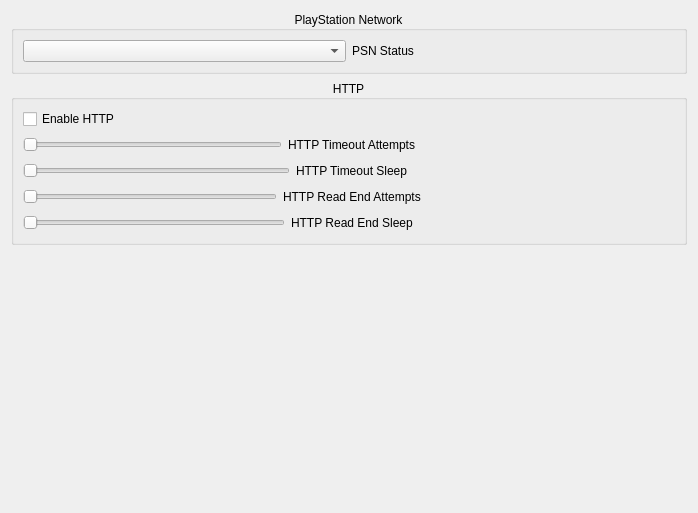
<?xml version="1.0" encoding="UTF-8"?>
<ui version="4.0">
 <class>NetworkSettingsWidget</class>
 <widget class="QWidget" name="NetworkSettingsWidget">
  <property name="geometry">
   <rect>
    <x>0</x>
    <y>0</y>
    <width>698</width>
    <height>513</height>
   </rect>
  </property>
  <property name="windowTitle">
   <string>Form</string>
  </property>
  <layout class="QVBoxLayout" name="verticalLayout_4">
   <item>
    <widget class="QGroupBox" name="groupBox">
     <property name="title">
      <string>PlayStation Network</string>
     </property>
     <property name="alignment">
      <set>Qt::AlignCenter</set>
     </property>
     <layout class="QVBoxLayout" name="verticalLayout">
      <item>
       <layout class="QHBoxLayout" name="horizontalLayout">
        <item>
         <widget class="QComboBox" name="comboBox"/>
        </item>
        <item>
         <widget class="QLabel" name="label">
          <property name="text">
           <string>PSN Status</string>
          </property>
         </widget>
        </item>
       </layout>
      </item>
     </layout>
    </widget>
   </item>
   <item>
    <widget class="QGroupBox" name="groupBox_2">
     <property name="title">
      <string>HTTP</string>
     </property>
     <property name="alignment">
      <set>Qt::AlignCenter</set>
     </property>
     <layout class="QVBoxLayout" name="verticalLayout_3">
      <item>
       <layout class="QVBoxLayout" name="verticalLayout_2">
        <item>
         <widget class="QCheckBox" name="checkBox">
          <property name="text">
           <string>Enable HTTP</string>
          </property>
         </widget>
        </item>
        <item>
         <layout class="QHBoxLayout" name="horizontalLayout_2">
          <item>
           <widget class="QSlider" name="horizontalSlider">
            <property name="orientation">
             <enum>Qt::Horizontal</enum>
            </property>
           </widget>
          </item>
          <item>
           <widget class="QLabel" name="label_2">
            <property name="text">
             <string>HTTP Timeout Attempts</string>
            </property>
           </widget>
          </item>
          <item>
           <spacer name="horizontalSpacer">
            <property name="orientation">
             <enum>Qt::Horizontal</enum>
            </property>
            <property name="sizeHint" stdset="0">
             <size>
              <width>40</width>
              <height>20</height>
             </size>
            </property>
           </spacer>
          </item>
         </layout>
        </item>
        <item>
         <layout class="QHBoxLayout" name="horizontalLayout_3">
          <item>
           <widget class="QSlider" name="horizontalSlider_2">
            <property name="orientation">
             <enum>Qt::Horizontal</enum>
            </property>
           </widget>
          </item>
          <item>
           <widget class="QLabel" name="label_3">
            <property name="text">
             <string>HTTP Timeout Sleep</string>
            </property>
           </widget>
          </item>
          <item>
           <spacer name="horizontalSpacer_2">
            <property name="orientation">
             <enum>Qt::Horizontal</enum>
            </property>
            <property name="sizeHint" stdset="0">
             <size>
              <width>40</width>
              <height>20</height>
             </size>
            </property>
           </spacer>
          </item>
         </layout>
        </item>
        <item>
         <layout class="QHBoxLayout" name="horizontalLayout_4">
          <item>
           <widget class="QSlider" name="horizontalSlider_3">
            <property name="orientation">
             <enum>Qt::Horizontal</enum>
            </property>
           </widget>
          </item>
          <item>
           <widget class="QLabel" name="label_4">
            <property name="text">
             <string>HTTP Read End Attempts</string>
            </property>
           </widget>
          </item>
          <item>
           <spacer name="horizontalSpacer_3">
            <property name="orientation">
             <enum>Qt::Horizontal</enum>
            </property>
            <property name="sizeHint" stdset="0">
             <size>
              <width>40</width>
              <height>20</height>
             </size>
            </property>
           </spacer>
          </item>
         </layout>
        </item>
        <item>
         <layout class="QHBoxLayout" name="horizontalLayout_5">
          <item>
           <widget class="QSlider" name="horizontalSlider_4">
            <property name="orientation">
             <enum>Qt::Horizontal</enum>
            </property>
           </widget>
          </item>
          <item>
           <widget class="QLabel" name="label_5">
            <property name="text">
             <string>HTTP Read End Sleep</string>
            </property>
           </widget>
          </item>
          <item>
           <spacer name="horizontalSpacer_4">
            <property name="orientation">
             <enum>Qt::Horizontal</enum>
            </property>
            <property name="sizeHint" stdset="0">
             <size>
              <width>40</width>
              <height>20</height>
             </size>
            </property>
           </spacer>
          </item>
         </layout>
        </item>
       </layout>
      </item>
     </layout>
    </widget>
   </item>
   <item>
    <spacer name="verticalSpacer">
     <property name="orientation">
      <enum>Qt::Vertical</enum>
     </property>
     <property name="sizeHint" stdset="0">
      <size>
       <width>20</width>
       <height>40</height>
      </size>
     </property>
    </spacer>
   </item>
  </layout>
 </widget>
 <resources/>
 <connections/>
</ui>
